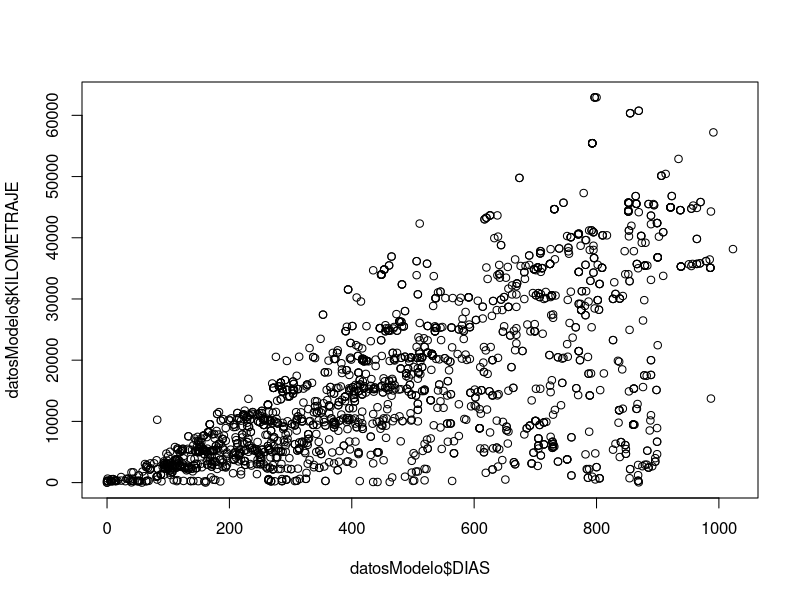

Reproduce this figure in R.
#Packages space
library(readxl)
library(tidyverse)

#Loading dataset
datosModelo <- read_excel("datosModelo.xlsx", 
                          col_types = c("text", "text", "text", 
                                        "numeric", "text", "numeric", "date", 
                                        "date", "date", "text", "text", "text", 
                                        "numeric", "text", "text", "text", 
                                        "text", "text", "text", "text", "numeric", 
                                        "text", "text", "text", "text", "text", 
                                        "text", "text", "text", "text", "numeric", 
                                        "text", "text", "text", "numeric"))  %>%
  as.data.frame()

#Searching for wrong plates
for (i in 1:nrow(datosModelo)){
  placa <- strsplit(datosModelo[i,5], split = "")[[1]]
  if (length(placa) != 6){
    print(datosModelo[i,5])
  }
} #Hay 16 placas erradas

#Exploring KILOMETRAJE and DIAS
sum(is.na(datosModelo$KILOMETRAJE)) #Faltan 90 registros

sum(is.na(datosModelo$DIAS)) #Faltan 86 registros

plot(datosModelo$DIAS,datosModelo$KILOMETRAJE) #Se puede imputar (ambas) con linearmodel

#Searching in TALLER
unique(datosModelo$TALLER) #Se deben adecuar los niveles

#Reviewing levels in DESCRIPCION_PARTE
unique(datosModelo$DESCRIPCION_PARTE) #Se deben adecuar los niveles

#CANTIDAD_REF corresponds to DESCRIPTION_PARTE?
faltantes <- c()
for (i in 1:nrow(datosModelo)){
  if (!is.na(datosModelo$DESCRIPCION_PARTE[i])){
    if(is.na(datosModelo$CANTIDAD_REF[i])){
      faltantes <- append(faltantes,i)
    }
  }
}

faltantes #Vector con las filas donde falta la cantidad de partes

#There are NA´s in VERSION?
sum(is.na(datosModelo$VERSION)) #Se deben imputar 12 observaciones

#Exploring TIPO_DE_SERVICIO
unique(datosModelo$TIPO_DE_SERVICIO) #Corregir nivel "correctivo"

#Is EMPRESA complete?
View(datosModelo[is.na(datosModelo$EMPRESA),c("PLACA","EMPRESA")])
#Acá puede ser que los faltantes sean vehículos sin empresa o podría imputarse con 
#la placa

#Exploring DESCRIPCION_SERVICIO
unique(datosModelo$DESCRIPCION_SERVICIO) #Se deben revisar los niveles 

#Exploring DESCRIPCION_INGRESO
unique(datosModelo$DESCRIPCION_INGRESO) #Demasiados niveles, revisar y corregir

#Exploring ESTADO
unique(datosModelo$DESCRIPCION_INGRESO) #Se pueden unificar niveles

#Resumir NEED_REPUESTO, REPUESTO_SAP, REPUESTO_NACIONAL etc en una sola variable

#Exploring DEPARTAMENTO_PROPIETARIO
unique(datosModelo$DEPARTAMENTO_PROPIETARIO) #Revisar NA´s 

#Renting variable
unique(datosModelo$RENTING) #Imputar NA´s

#--------------------------------IMPUTATION PROCEDURE--------------------------------------
#PLACA
datosModelo$PLACA[660] <- "JKW267"

#kILOMETRAJE
modkilometraje <- lm(KILOMETRAJE ~ DIAS, data = datosModelo)

datosModelo$KILOMETRAJE[is.na(datosModelo$KILOMETRAJE)] <- predict(modkilometraje, 
        data.frame(DIAS = datosModelo$DIAS[is.na(datosModelo$KILOMETRAJE)]))

#DIAS
moddias <- lm(DIAS ~ KILOMETRAJE, data = datosModelo)

datosModelo$DIAS[is.na(datosModelo$DIAS)] <- predict(moddias,
        data.frame(KILOMETRAJE = datosModelo$KILOMETRAJE[is.na(datosModelo$DIAS)]))


#TALLER
datosModelo$TALLER[datosModelo$TALLER == "Surtiretenes BGTA"] <- "SURTIRETENES Y RODAMIENTOS"
datosModelo$TALLER[datosModelo$TALLER == "SURTIRETENES Y RODAMIENTOS LTD"] <- "SURTIRETENES Y RODAMIENTOS"
datosModelo$TALLER[datosModelo$TALLER == "Surtiretenes CALI"] <- "SURTIRETENES Y RODAMIENTOS"
datosModelo$TALLER[datosModelo$TALLER == "SURTIRETENES Y RODAMIENTOS LTDA CAL"] <- "SURTIRETENES Y RODAMIENTOS"

datosModelo$TALLER[datosModelo$TALLER == "ETM"] <- "EQUIPOS TECNI METALICOS"
datosModelo$TALLER[datosModelo$TALLER == "EQUIPOS TECNI METALICOS SAS"] <- "EQUIPOS TECNI METALICOS"

datosModelo$TALLER[datosModelo$TALLER == "Imalbestos"] <- "IMALBESTOS"
datosModelo$TALLER[datosModelo$TALLER == "DISTRIBUIDORA IMALBESTOS SAS"] <- "IMALBESTOS"

datosModelo$TALLER[datosModelo$TALLER == "TPO REPUESTOS SAS"] <- "TPO REPUESTOS"
datosModelo$TALLER[datosModelo$TALLER == "TPO CALI"] <- "TPO REPUESTOS"


#DESCRIPCION_PARTE
unique(datosModelo$DESCRIPCION_PARTE)




